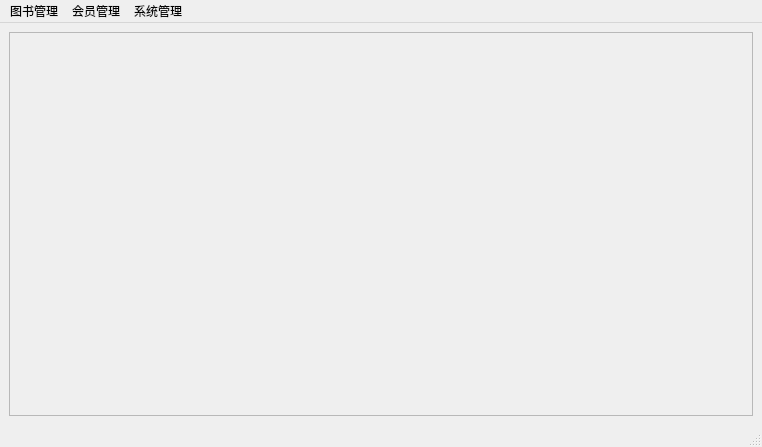
<?xml version="1.0" encoding="UTF-8"?>
<ui version="4.0">
 <class>MainWindow</class>
 <widget class="QMainWindow" name="MainWindow">
  <property name="geometry">
   <rect>
    <x>0</x>
    <y>0</y>
    <width>762</width>
    <height>447</height>
   </rect>
  </property>
  <property name="windowTitle">
   <string>图书借阅管理系统</string>
  </property>
  <widget class="QWidget" name="centralwidget">
   <layout class="QGridLayout" name="gridLayout">
    <item row="0" column="0">
     <widget class="QFrame" name="frame">
      <property name="frameShape">
       <enum>QFrame::StyledPanel</enum>
      </property>
      <property name="frameShadow">
       <enum>QFrame::Raised</enum>
      </property>
     </widget>
    </item>
   </layout>
  </widget>
  <widget class="QMenuBar" name="menubar">
   <property name="geometry">
    <rect>
     <x>0</x>
     <y>0</y>
     <width>762</width>
     <height>18</height>
    </rect>
   </property>
   <widget class="QMenu" name="menu">
    <property name="title">
     <string>图书管理</string>
    </property>
    <addaction name="action_book_manage"/>
   </widget>
   <widget class="QMenu" name="menu_2">
    <property name="title">
     <string>会员管理</string>
    </property>
    <addaction name="action_member_manage"/>
   </widget>
   <widget class="QMenu" name="menu_3">
    <property name="title">
     <string>系统管理</string>
    </property>
    <addaction name="action_logout"/>
   </widget>
   <addaction name="menu"/>
   <addaction name="menu_2"/>
   <addaction name="menu_3"/>
  </widget>
  <widget class="QStatusBar" name="statusbar"/>
  <action name="action_book_manage">
   <property name="text">
    <string>图书管理</string>
   </property>
  </action>
  <action name="action_member_manage">
   <property name="text">
    <string>会员管理</string>
   </property>
  </action>
  <action name="action_logout">
   <property name="text">
    <string>退出登录</string>
   </property>
  </action>
 </widget>
 <resources/>
 <connections/>
</ui>
